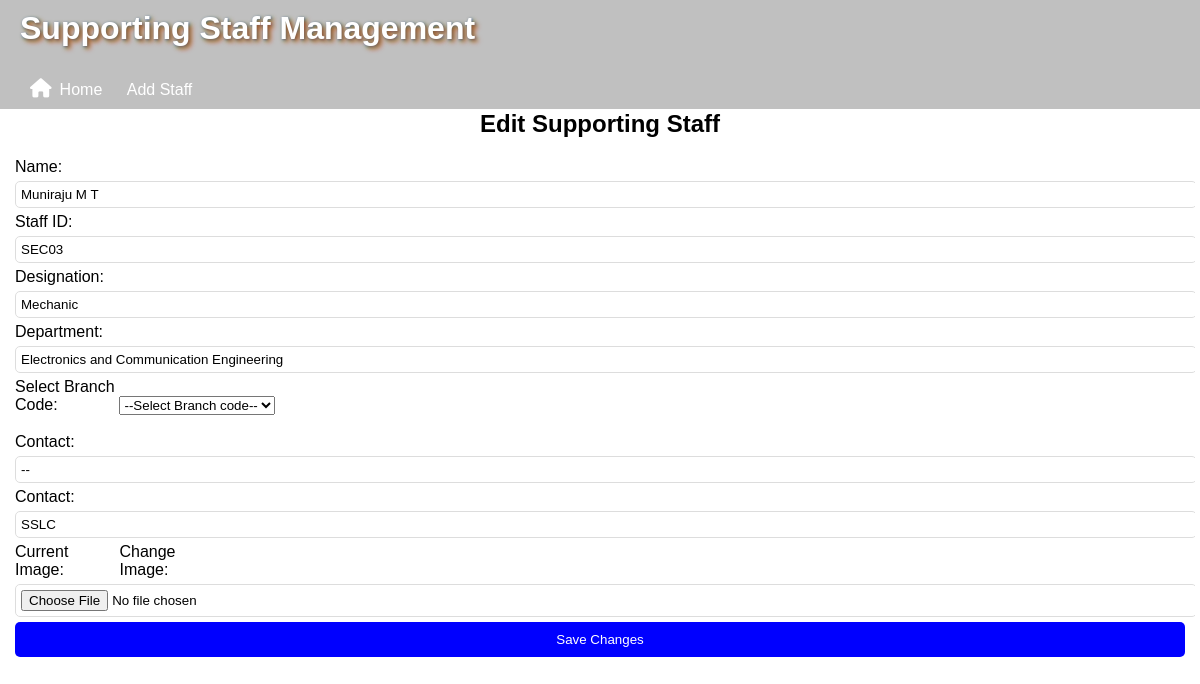
The page /edit_staff/12?query= (signed in) on the database as committed earlier.
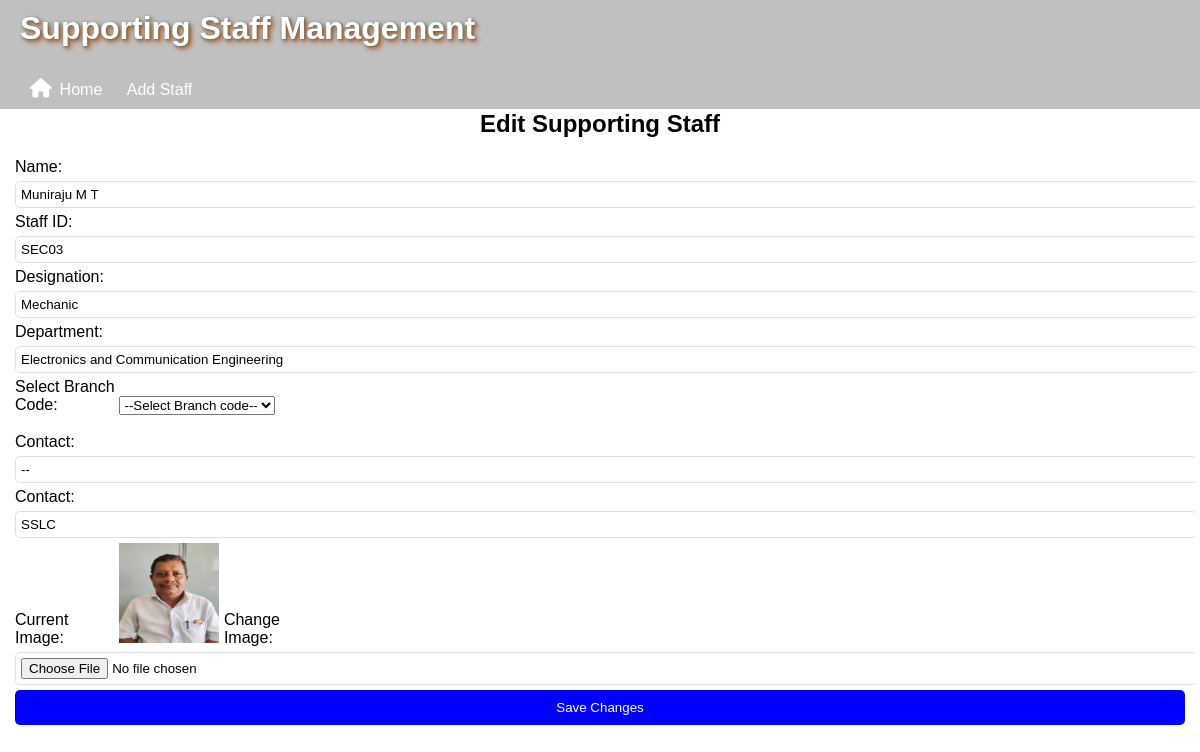
The same page on the database as committed later.
### models.py (models this page shows)
class Staff(db.Model):
    __tablename__ = 'staff'
    id = db.Column(db.Integer, primary_key=True)
    staff_name = db.Column(db.String(100), nullable=False)
    staff_id = db.Column(db.String(20), unique=True, nullable=False)
    designation = db.Column(db.String(100), nullable=False)
    department = db.Column(db.String(100), nullable=False)
    contact = db.Column(db.String(15), nullable=False)  # Changed from Integer to String (for consistency)
    qualification = db.Column(db.String(50), nullable=False)
    branch_code = db.Column(db.String(10), db.ForeignKey('branches.branch_code'), nullable=True)  # Fixed FK reference
    image_url = db.Column(db.String(255), nullable=True)

### app.py (the view, shortened to what this page needs)
@app.route("/edit_staff/<int:id>", methods=["GET", "POST"])
@login_required
def edit_staff(id):
    staff = Staff.query.get_or_404(id)
    query = request.args.get('query', '')
    branches = Branch.query.all()
    return render_template("edit_staff.html", staff=staff, branches=branches, query=query)

### app.py (called while the page is built)
@login_manager.user_loader
def load_user(user_id):
    return User.query.get(int(user_id))

### templates/edit_staff.html (shortened to what this page needs)
{% extends "staff.html" %}
{% block content %}
<h2>Edit Supporting Staff</h2>
<form method="POST" action="{{ url_for('edit_staff', id=staff.id, query=request.args.get('query', '')) }}" enctype="multipart/form-data">
  <label for="staff_name">Name:</label>
  <input type="text" id="staff_name" name="staff_name" value="{{ staff.staff_name }}" required><br>
  <label>Staff ID:</label>
  <input type="text" name="staff_id" value="{{ staff.staff_id }}" required>
  <br>
  <label for="designation">Designation:</label>
  <input type="text" id="designation" name="designation" value="{{ staff.designation }}" required><br>
  <label for="department">Department:</label>
  <input type="text" id="department" name="department" value="{{ staff.department }}" required><br>
  <label for="branch_code">Select Branch Code:</label>
  <select id="branch_code" name="branch_code"  required>
    <option value="{{ staff.branch_code }}">--Select Branch code--</option>
  </select><br><br>
  <label for="contact">Contact:</label>
  <input type="text" id="contact" name="contact" value="{{ staff.contact }}" required><br>
  <label for="qualification">Contact:</label>
  <input type="text" id="qualification" name="qualification" value="{{ staff.qualification }}" required><br>
  <label>Current Image:</label>
  {% if staff.image_url %}
  <img src="{{ staff.image_url }}" alt="staff Image" width="100" height="100">
  {% endif %}
  <label for="image">Change Image:</label>
  <input type="file" id="image" name="image" accept="image/*"><br>
  <button type="submit">Save Changes</button>
</form>
{% endblock %}

Rows that differ between the two databases and show on the page:
changed Staff "Muniraju M T": image_url: picture added
